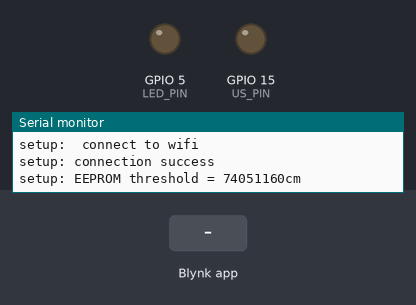
The sketch below on a simulated ESP8266 (NodeMCU). On the bench: output pins drawn as LEDs (lit = HIGH), the last lines printed to the serial monitor. The test bench sets the inputs (shaded band). WiFi joins after 1.5 s; servers stay silent unless stated; EEPROM starts erased.

Above: at 3.0 s.
3.1 s: Blynk app writes 0 to V1
At 3.5 s:
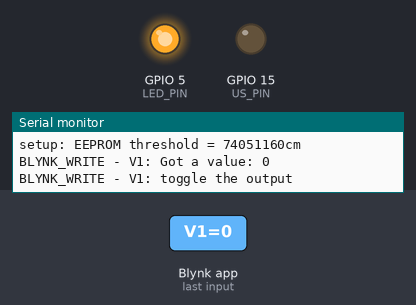
5.6 s: Blynk app writes 0 to V2
7.1 s: Blynk app writes 0 to V3
Timing chart, 0 to 10.1 s (numbered marks = the images above; inputs shaded):
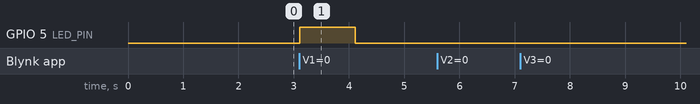

Measured:
- after the input at 3.1 s, GPIO 5 (LED_PIN): LOW → HIGH at once, → LOW 1.0 s later

The sketch:

garageDoorNotifier.ino
```cpp
//---------------------------------------------------------------
// includes
//---------------------------------------------------------------
#include <EEPROM.h>
#include <ESP8266WiFi.h>
#include <BlynkSimpleEsp8266.h>
#include "WifiCredentials.h"

//---------------------------------------------------------------
// macros
//---------------------------------------------------------------
// Comment this out to disable prints and save space
// TODO this was moved from above the includes. that doesnt make sense to me.does it matter?
//#define BLYNK_PRINT Serial
#define DBG_ENABLED 1
#if DBG_ENABLED
   #define DBG_PRINT(fn, msg) debug_print(fn, msg)
#else
  #define DBG_PRINT(fn, msg) 0; // do nothing
#endif

//---------------------------------------------------------------
// Types
//---------------------------------------------------------------
typedef unsigned int   UInt32;
typedef unsigned short UInt16;
typedef unsigned char  UInt8;
typedef int Int32;
typedef short Int16;
typedef char Int8;

// LED state machine
// TODO change name to pin/garage door state machine
enum eLEDSTATUS
{
  eUNINIT,
  eON,
  eWAIT_ON,
  eOFF
};

enum eDOORSTATUS
{
  eDOOR_UNKNOWN,
  eDOOR_OPEN,
  eDOOR_CLOSED
};

//---------------------------------------------------------------
// constants
//---------------------------------------------------------------
String mVersionNumber        = "-------VERSION 0.5-------";
const Int32 LED_PIN          = 5;    // ESP8266 onboard, green LED
const Int32 TOGGLE_DURATION  = 1000; // full second
const Int32 US_PIN           = 15; // ultrasonic sensor Pulse Width pin
const Int32 SENREAD_INTERVAL = 5000 ; // five seconds in ms.
const Int32 SENREAD_ERR      = 100;  // 2% error in case other processes take too long
const Int32 PULSE_TIMEOUT    = 100000; //100ms timeout // TODO decrease?
const Int32 SEN_THRESH_ERR   = 580; // 10cm (580us /29/2 = 10cm)
const Int32 EEPROM_ADDR      = 0;   // address where to save threshold

//---------------------------------------------------------------
// member variables
//---------------------------------------------------------------
// used for different data to the email/callback
Int32 mButtonPressCnt       = 0;
// used for the current LED status (toggling the pin)
eLEDSTATUS mStatus         = eUNINIT;
// used for counting how long the pin has been pressed
UInt32 mTargetTime = 0;
// used for counting how long we should run until checking the Ultrasonic sensor
UInt32 mReadSenCnt  = 0;
// used for the Ultrasonic sensor read value
UInt32 mSenVal      = 0;
// threshold to trigger when the door is open (0 is unset)
UInt32 mSenThreshold   = 0;
// state of the garage door
eDOORSTATUS mDoorStatus = eDOOR_UNKNOWN;
// cheater way for hysteresis
bool doorStatusHyst = false;
// terminal for status updates
WidgetTerminal mTerminal(V10);

//---------------------------------------------------------------
// setup
//
// setup the wifi, pins, and assign interupts
//---------------------------------------------------------------
void setup()
{
  #if DBG_ENABLED
  Serial.begin(9600);
  #endif

  // print the version number
  DBG_PRINT("", ""); // intentional blank line
  DBG_PRINT("", "--------------------------");
  DBG_PRINT("", mVersionNumber );
  DBG_PRINT("", "--------------------------");

  // connect to wifi
  DBG_PRINT("setup", " connect to wifi ");
  Blynk.begin(AUTH, WIFI_SSID, WIFI_PASS);
  DBG_PRINT("setup", "connection success");

  // read in the persisted threshold from EEPROM
  mSenThreshold = readEE(EEPROM_ADDR);
  DBG_PRINT("setup", String("EEPROM threshold = " + String(microsecondsToCentimeters(mSenThreshold)) + "cm" ) );

  mTerminal.println( mVersionNumber );
  mTerminal.println("--------------------------");
  mTerminal.println("Door threshold = " + String(microsecondsToCentimeters(mSenThreshold)) + " cm");
  mTerminal.flush();

  // start the sensor as output
  pinMode(US_PIN, OUTPUT);
  digitalWrite(US_PIN, LOW);
  // setup the LED/garage door pin
  pinMode(LED_PIN, OUTPUT);
  digitalWrite(LED_PIN, LOW);
  // attach interrrupt to the button
}

//---------------------------------------------------------------
// loop
// keep the blynk running
// update the pin state machine
// read the sensor
//---------------------------------------------------------------
void loop()
{
  Blynk.run();
  pinOutStateMachine();

#if 0
  if ((millis() % SENREAD_INTERVAL) < SENREAD_ERR) // once every 5 secs + 100 ms threshold
  {
    readSen();
  }
  else
  {
    // keep waiting
  }
#else

  #define THREE_MINS 0x59ff4c
  #define TWENTY_SECS 0x9FFF6
  #define TWO_SECS 0xFFFF

  if (mReadSenCnt >= TWENTY_SECS )
  {
    mReadSenCnt = 0;
    readSen();
  }
  else
  {
    mReadSenCnt++;
  }

 #endif
}

//---------------------------------------------------------------
// BLYNK_WRITE(VirtualPin #) - openGarageDoor
//
// Virtual Pin (button) on the blynk app triggers this event
// This initializes the output pin to toggle
// (press the garage door button)
//---------------------------------------------------------------
BLYNK_WRITE(V1)
{
  String paramStr = param.asStr();
  String msg =  "Got a value: " + paramStr;
  DBG_PRINT("BLYNK_WRITE - V1", msg);

  if (param.asInt() == 0)
  {
    DBG_PRINT("BLYNK_WRITE - V1", "toggle the output");
    mStatus = eON;
  }
  else
  {
    // do nothing, because active LOW
  }
}

//---------------------------------------------------------------
// BLYNK_WRITE(VirtualPin #) - setThreshold
//
// Virtual Pin (button) on the blynk app triggers this event
// This sets the opened door threshold
//---------------------------------------------------------------
BLYNK_WRITE(V2)
{
  String paramStr = param.asStr();
  String msg =  "Got a value: " + paramStr;
  DBG_PRINT("BLYNK_WRITE - V2", msg);

  if (param.asInt() == 0)
  {
    mSenThreshold = mSenVal + SEN_THRESH_ERR;

    writeEE(EEPROM_ADDR, mSenThreshold);

    String thresh = "set the sensor output as the open Threshold as < " +
    String(microsecondsToCentimeters(mSenThreshold)) + " cm " ;

    DBG_PRINT("BLYNK_WRITE - V2", thresh);
    mTerminal.println(":: Set threshold to " + String(microsecondsToCentimeters(mSenThreshold)) + " cm ") ;
    mTerminal.flush();
  }
  else
  {
    // do nothing, because active LOW
  }
}

//---------------------------------------------------------------
// BLYNK_WRITE(VirtualPin #) - getInfo
//
// Virtual Pin (button) on the blynk app triggers this event
// This pushes a status to the app
//---------------------------------------------------------------
BLYNK_WRITE(V3)
{
  String paramStr = param.asStr();
  String msg =  "Got a value: " + paramStr;
  DBG_PRINT("BLYNK_WRITE - V3", msg);

  if (param.asInt() == 0)
  {
    String info = "Sen: "
    + String(microsecondsToCentimeters(mSenVal))
    + "/"
    + String(microsecondsToCentimeters(mSenThreshold))
    + " cm. Door is " +
    getString(mDoorStatus);

    DBG_PRINT("BLYNK_WRITE - V3", info);
    mTerminal.println(":: " + info);
    mTerminal.flush();
  }
  else
  {
    // do nothing, because active LOW
  }
}

//---------------------------------------------------------------
// pinOutStateMachine
//
// simple state machine to toggle the output pin without
// interrupting the code too much
//---------------------------------------------------------------
void pinOutStateMachine()
{
  switch (mStatus)
  {
    case eON:
    {
      mTargetTime = millis() + TOGGLE_DURATION;
      digitalWrite(LED_PIN, HIGH);
      mTerminal.println(">> Pressing Garage Door Button ");
      mTerminal.flush();
      mStatus = eWAIT_ON;
      break;
    }
    case eWAIT_ON:
    {
      if ( millis() > mTargetTime)
      {
        mStatus = eOFF;
      }
      else
      {
        // keep waiting
      }
      break;
    }
    case eOFF:
    {
      digitalWrite(LED_PIN, LOW);
      mTerminal.println(">> Release Garage Door Button");
      mTerminal.flush();
      mStatus = eUNINIT;
      break;
    }
    case eUNINIT:
    // intentionally do nothing
    default:
    // do nothing
    break;
  }
}

//---------------------------------------------------------------
// readSen
//
// read the ultraSonicSensor in cm
//---------------------------------------------------------------
void readSen()
{
  // reset it // TODO why is this needed?
  mSenVal = 0;

  // low for 2us, high for 5us, back to low
  pinMode(US_PIN, OUTPUT);
  digitalWrite(US_PIN, LOW);
  delayMicroseconds(2);
  digitalWrite(US_PIN, HIGH);
  delayMicroseconds(4); // its supposed to be 5, but the scoope syas 5 --> 6.6 us, and 4--> 5.2us
  digitalWrite(US_PIN, LOW);

  // the same pin is used for feedback
  pinMode(US_PIN, INPUT);
  mSenVal = pulseIn(US_PIN, HIGH, PULSE_TIMEOUT);

  if (mSenVal == 0)
  {
    String str = getUpTime() + ") timeout " + String(microsecondsToCentimeters(mSenVal)) + " cm" ;
    DBG_PRINT("readSen", str);
    mTerminal.println(">> " + str );
  }
  else
  {
    String str = getUpTime() + ") sensor = " + String(microsecondsToCentimeters(mSenVal)) + " cm";
    DBG_PRINT("readSen" , str );
    mTerminal.println(">> " + str );
    eDOORSTATUS doorStatus = eDOOR_UNKNOWN;

    // check if the door is closed
    if (mSenVal < mSenThreshold )
    {
      doorStatus = eDOOR_OPEN;
    }
    else
    {
      // nothing to see here. continue
      doorStatus = eDOOR_CLOSED;
    }

    if (doorStatus != mDoorStatus)
    {
        String msg = String( getUpTime() + ") !!! " + getString(mDoorStatus) + " ---> " + getString(doorStatus) + " !!!" );
        DBG_PRINT("readSen", msg );

      if (doorStatusHyst == true)
      {
        // send event to the app only if the status changed
        DBG_PRINT("readSen", "hysteresis is true, send the notification");
        mTerminal.println(">> " + str + ". Send notification" );

        mDoorStatus = doorStatus;
        Blynk.virtualWrite(V5, getString(mDoorStatus) );
        Blynk.notify(msg);
      }
      else
      {
        DBG_PRINT("readSen", "hysteresis is false, do one more check");
        mTerminal.println(">> " + str + ". hysteresis check" );
        doorStatusHyst = true;
      }
    }
    else
    {
      //status is the same. reset the hysteresis if it happened to be triggered
      doorStatusHyst = false;
    }
  }
  mTerminal.flush();
}


//---------------------------------------------------------------
// getUpTime
// return a string of the hh:mm:ss of the uptime
//---------------------------------------------------------------
String getUpTime()
{
  UInt32 ms = millis();
  UInt32 secs = ( ms/ 1000 ) % 60;
  UInt32 mins = ( ms/(1000*60) ) % 60;
  UInt32 hours =( ms/ (1000*60*60) ) %60;
  String upTime = String(hours) + ":" + String(mins) + ":" + String(secs) ;

  return upTime;
}

//---------------------------------------------------------------
// microsecondsToCentimeters
// read the ultraSonicSensor in cm
//---------------------------------------------------------------
unsigned long microsecondsToCentimeters(unsigned long microseconds) {
  // The speed of sound is 340 m/s or 29 microseconds per centimeter.
  // The ping travels out and back, so to find the distance of the
  // object we take half of the distance travelled.
  return microseconds / 29 / 2;
}

//---------------------------------------------------------------
// readEE
// read a UInt32 from the EEPROM at address addr
//---------------------------------------------------------------
UInt32 readEE(Int32 addr)
{
  UInt32 val = 0;
  EEPROM.begin(512);
  EEPROM.get(addr, val);
  EEPROM.end();

  return val;
}

//---------------------------------------------------------------
// writeEE
// write the val UInt32 to the EEPROM at address addr
//---------------------------------------------------------------
void writeEE(Int32 addr, UInt32 val)
{
  EEPROM.begin(512);
  EEPROM.put(addr, val);
  EEPROM.commit();
  EEPROM.end();
}

//---------------------------------------------------------------
// getString
// get the door status string
//---------------------------------------------------------------
String getString(const eDOORSTATUS stat)
{
  String retStr = "?";

  switch(stat)
  {
    case eDOOR_UNKNOWN:
      retStr = "UNKNOWN";
    break;
    case eDOOR_OPEN:
      retStr = "OPEN";
    break;
    case eDOOR_CLOSED:
      retStr = "CLOSED";
    break;
    default:
      retStr = "??????";
    break;
  }

  return retStr;
}

//---------------------------------------------------------------
// debug_print
//
// easy way to enable/disable debug prints.
// change the macro at the top of the file
//---------------------------------------------------------------
void debug_print(String fn, String msg)
{
  Serial.println(fn + ": " + msg);
}
```

WifiCredentials.h
```cpp
//InternetCredentials
const char AUTH[]            = "";
const char WIFI_SSID[]       = "";
const char WIFI_PASS[]       = "";
const char EMAIL_ADDR[]      = "";
const char EMAIL_SUBJ[]      = "ESP8266 - GARAGE DOOR";
```
